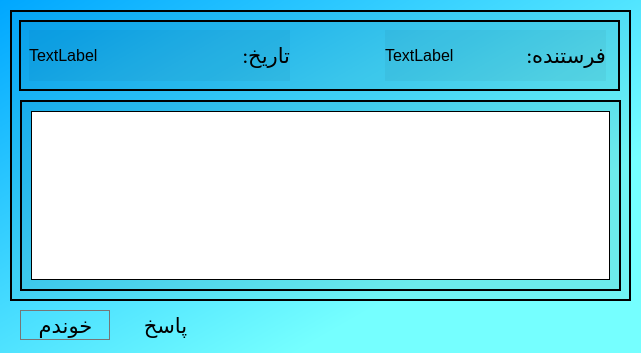
<?xml version="1.0" encoding="UTF-8"?>
<ui version="4.0">
 <class>NewMessages</class>
 <widget class="QDialog" name="NewMessages">
  <property name="geometry">
   <rect>
    <x>0</x>
    <y>0</y>
    <width>641</width>
    <height>353</height>
   </rect>
  </property>
  <property name="windowTitle">
   <string>پیام جدید</string>
  </property>
  <property name="windowIcon">
   <iconset>
    <normalon>:/files/icons8_change_48px.png</normalon>
   </iconset>
  </property>
  <property name="styleSheet">
   <string notr="true">background-color: qlineargradient(spread:pad, x1:0, y1:0, x2:0.739, y2:0.71, stop:0 rgba(0, 167, 255, 255), stop:1 rgba(117, 255, 255, 255));</string>
  </property>
  <widget class="QFrame" name="frame">
   <property name="geometry">
    <rect>
     <x>10</x>
     <y>10</y>
     <width>621</width>
     <height>291</height>
    </rect>
   </property>
   <property name="styleSheet">
    <string notr="true">background-color: qlineargradient(spread:pad, x1:0, y1:0, x2:1, y2:1, stop:1 rgba(0, 0, 0, 10));</string>
   </property>
   <property name="frameShape">
    <enum>QFrame::Box</enum>
   </property>
   <property name="frameShadow">
    <enum>QFrame::Plain</enum>
   </property>
   <property name="lineWidth">
    <number>2</number>
   </property>
   <widget class="QFrame" name="frame_2">
    <property name="geometry">
     <rect>
      <x>9</x>
      <y>10</y>
      <width>601</width>
      <height>71</height>
     </rect>
    </property>
    <property name="frameShape">
     <enum>QFrame::Box</enum>
    </property>
    <property name="frameShadow">
     <enum>QFrame::Plain</enum>
    </property>
    <property name="lineWidth">
     <number>2</number>
    </property>
    <widget class="QWidget" name="layoutWidget">
     <property name="geometry">
      <rect>
       <x>366</x>
       <y>10</y>
       <width>221</width>
       <height>51</height>
      </rect>
     </property>
     <layout class="QHBoxLayout" name="horizontalLayout_4">
      <item>
       <widget class="QLabel" name="sender">
        <property name="font">
         <font>
          <pointsize>12</pointsize>
         </font>
        </property>
        <property name="styleSheet">
         <string notr="true">background-color: qlineargradient(spread:pad, x1:0, y1:0, x2:1, y2:1, stop:0 rgba(0, 0, 0, 0), stop:1 rgba(255, 255, 255, 0));</string>
        </property>
        <property name="text">
         <string>TextLabel</string>
        </property>
       </widget>
      </item>
      <item>
       <widget class="QLabel" name="label_4">
        <property name="font">
         <font>
          <family>Calibri</family>
          <pointsize>16</pointsize>
         </font>
        </property>
        <property name="styleSheet">
         <string notr="true">background-color: qlineargradient(spread:pad, x1:0, y1:0, x2:1, y2:1, stop:0 rgba(0, 0, 0, 0), stop:1 rgba(255, 255, 255, 0));</string>
        </property>
        <property name="text">
         <string>فرستنده:</string>
        </property>
       </widget>
      </item>
     </layout>
    </widget>
    <widget class="QWidget" name="layoutWidget">
     <property name="geometry">
      <rect>
       <x>10</x>
       <y>10</y>
       <width>261</width>
       <height>51</height>
      </rect>
     </property>
     <layout class="QHBoxLayout" name="horizontalLayout_5">
      <item>
       <widget class="QLabel" name="date">
        <property name="font">
         <font>
          <pointsize>12</pointsize>
         </font>
        </property>
        <property name="styleSheet">
         <string notr="true">background-color: qlineargradient(spread:pad, x1:0, y1:0, x2:1, y2:1, stop:0 rgba(0, 0, 0, 0), stop:1 rgba(255, 255, 255, 0));</string>
        </property>
        <property name="text">
         <string>TextLabel</string>
        </property>
       </widget>
      </item>
      <item>
       <widget class="QLabel" name="label_3">
        <property name="font">
         <font>
          <family>Calibri</family>
          <pointsize>16</pointsize>
         </font>
        </property>
        <property name="styleSheet">
         <string notr="true">background-color: qlineargradient(spread:pad, x1:0, y1:0, x2:1, y2:1, stop:0 rgba(0, 0, 0, 0), stop:1 rgba(255, 255, 255, 0));</string>
        </property>
        <property name="text">
         <string>تاریخ:</string>
        </property>
       </widget>
      </item>
     </layout>
    </widget>
   </widget>
   <widget class="QFrame" name="frame_3">
    <property name="geometry">
     <rect>
      <x>10</x>
      <y>90</y>
      <width>601</width>
      <height>191</height>
     </rect>
    </property>
    <property name="frameShape">
     <enum>QFrame::Box</enum>
    </property>
    <property name="frameShadow">
     <enum>QFrame::Plain</enum>
    </property>
    <property name="lineWidth">
     <number>2</number>
    </property>
    <layout class="QGridLayout" name="gridLayout_3">
     <item row="0" column="0">
      <widget class="QTextBrowser" name="newMessage">
       <property name="styleSheet">
        <string notr="true">background-color: qlineargradient(spread:pad, x1:0, y1:0, x2:0.006, y2:0.00568182, stop:0 rgba(255, 255, 255, 255));</string>
       </property>
      </widget>
     </item>
    </layout>
   </widget>
  </widget>
  <widget class="QPushButton" name="pushButton_2">
   <property name="geometry">
    <rect>
     <x>20</x>
     <y>310</y>
     <width>91</width>
     <height>31</height>
    </rect>
   </property>
   <property name="font">
    <font>
     <family>Calibri</family>
     <pointsize>16</pointsize>
    </font>
   </property>
   <property name="cursor">
    <cursorShape>PointingHandCursor</cursorShape>
   </property>
   <property name="text">
    <string>خوندم</string>
   </property>
   <property name="icon">
    <iconset resource="resources.qrc">
     <normaloff>:/files/icons8_double_tick_50px.png</normaloff>:/files/icons8_double_tick_50px.png</iconset>
   </property>
   <property name="iconSize">
    <size>
     <width>31</width>
     <height>31</height>
    </size>
   </property>
   <property name="flat">
    <bool>true</bool>
   </property>
  </widget>
  <widget class="QPushButton" name="answer">
   <property name="geometry">
    <rect>
     <x>120</x>
     <y>310</y>
     <width>91</width>
     <height>31</height>
    </rect>
   </property>
   <property name="font">
    <font>
     <family>Calibri</family>
     <pointsize>16</pointsize>
    </font>
   </property>
   <property name="cursor">
    <cursorShape>PointingHandCursor</cursorShape>
   </property>
   <property name="text">
    <string>پاسخ</string>
   </property>
   <property name="icon">
    <iconset resource="resources.qrc">
     <normaloff>:/files/icons8_response_40px.png</normaloff>:/files/icons8_response_40px.png</iconset>
   </property>
   <property name="iconSize">
    <size>
     <width>25</width>
     <height>25</height>
    </size>
   </property>
   <property name="flat">
    <bool>true</bool>
   </property>
  </widget>
 </widget>
 <resources>
  <include location="resources.qrc"/>
 </resources>
 <connections/>
</ui>
